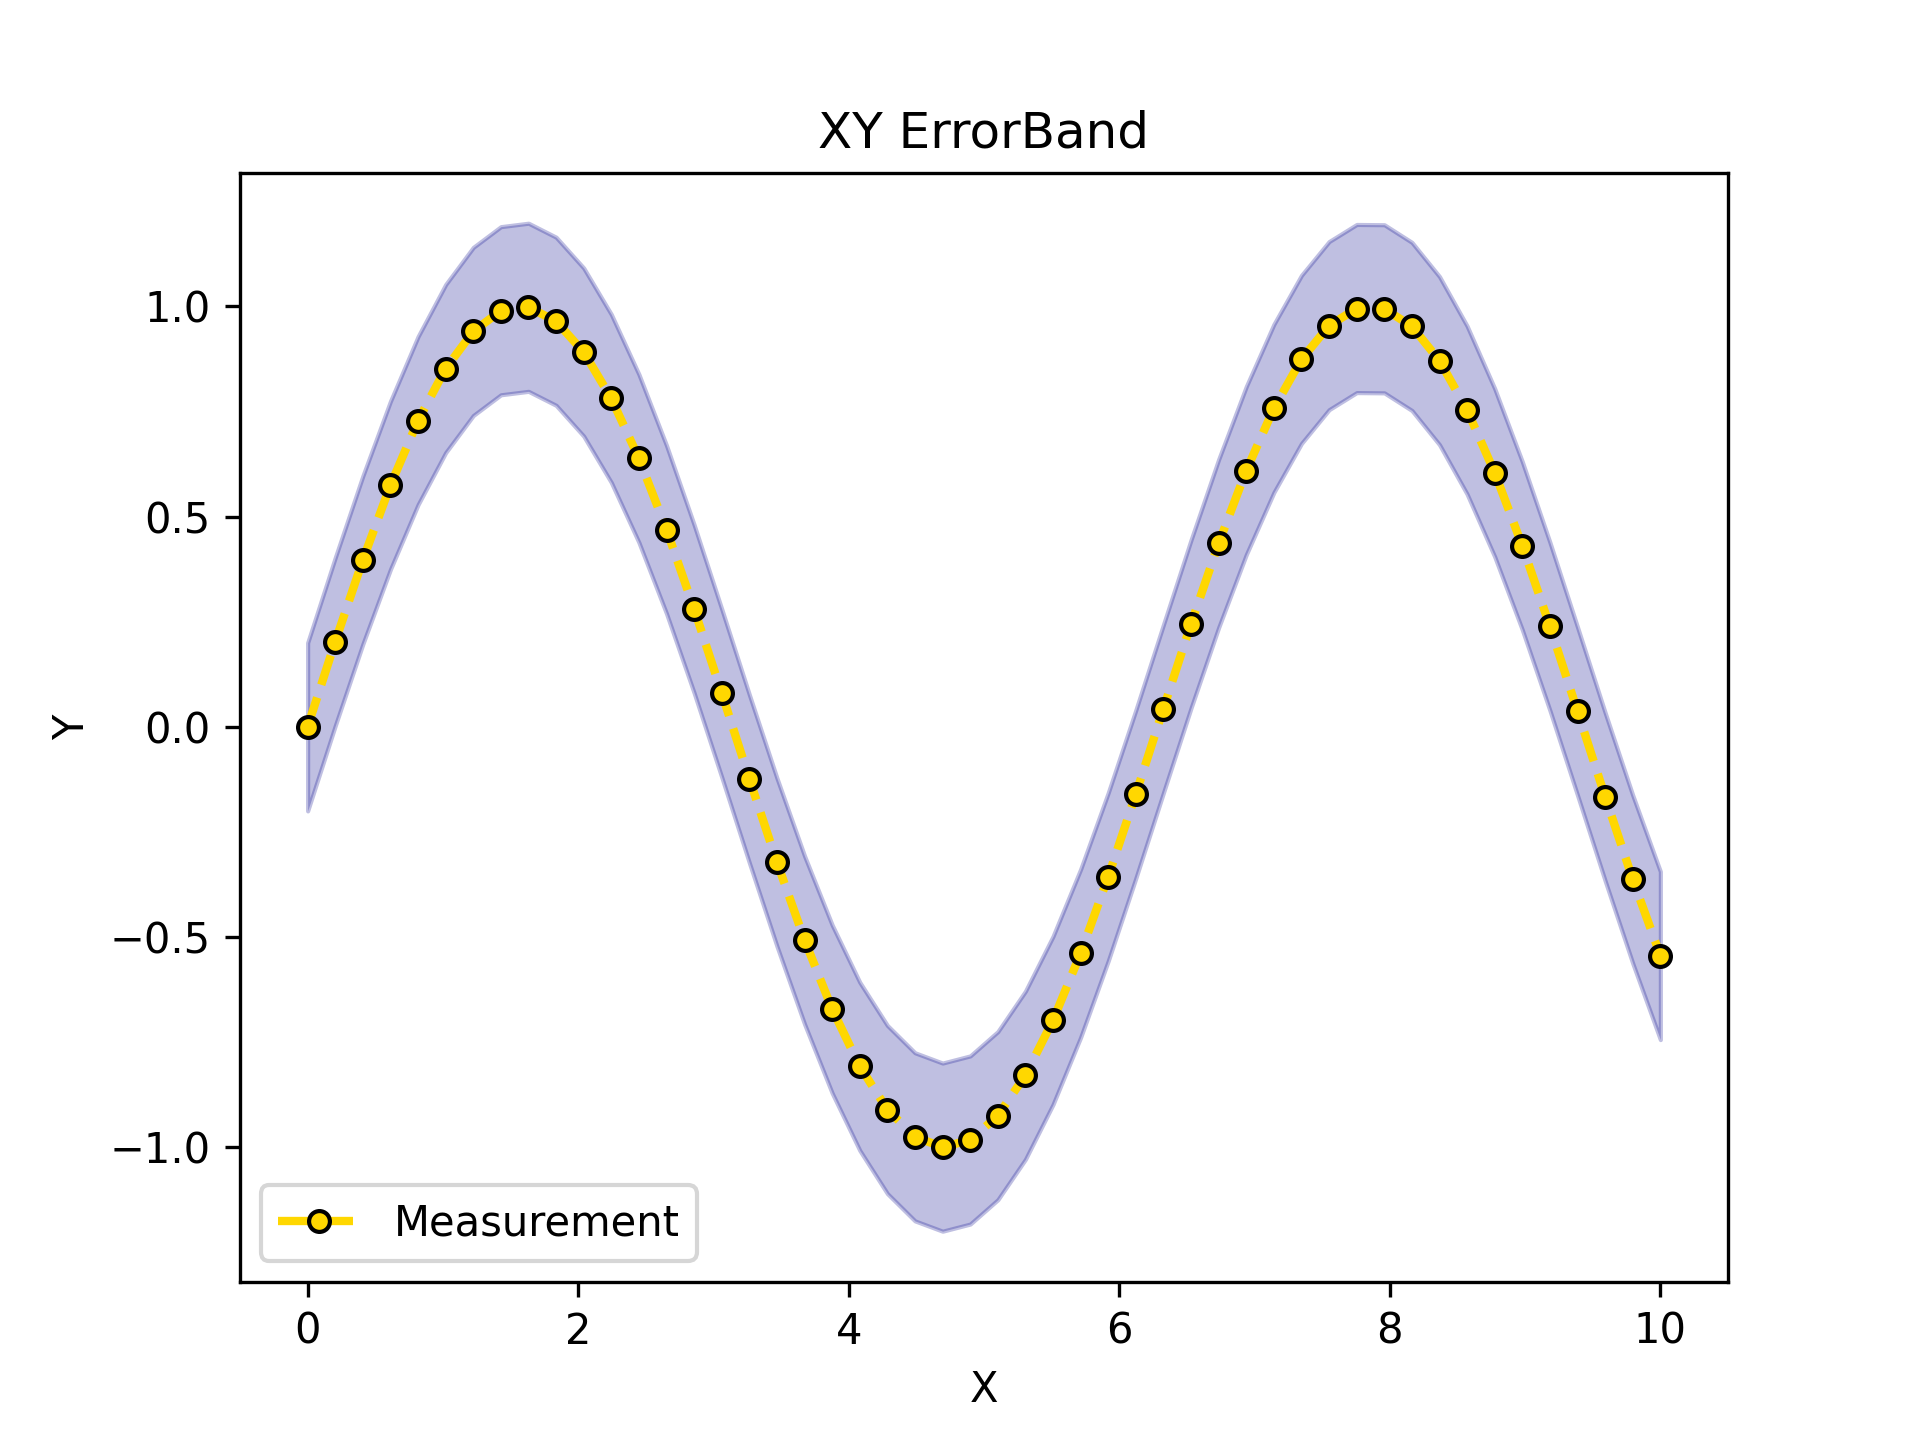

Source code (Python):
"""Created on Mar 08 02:15:59 2026"""

import matplotlib.pyplot as plt
import numpy as np

from plotez import ErrorBandConfig, LinePlotConfig, plot_errorband

x = np.linspace(0, 10, 50)
y = np.sin(x)
y_lower = y - 0.2
y_upper = y + 0.2

# Use ErrorBandConfig to customize the error band
band_config = ErrorBandConfig(color="darkblue", alpha=0.25)

# Use LinePlotConfig to customize the central line
plot_config = LinePlotConfig(color="gold", linewidth=2, linestyle="--", marker="o", markersize=5, markeredgecolor="k")

# Pass the configurations to the `plot_errorband` function
plot_errorband(x, y, y_lower, y_upper, data_label="Measurement", band_config=band_config, line_config=plot_config)

# plt.show()
plt.savefig("README_E5-1_error_band.png", dpi=300)
plt.close()
